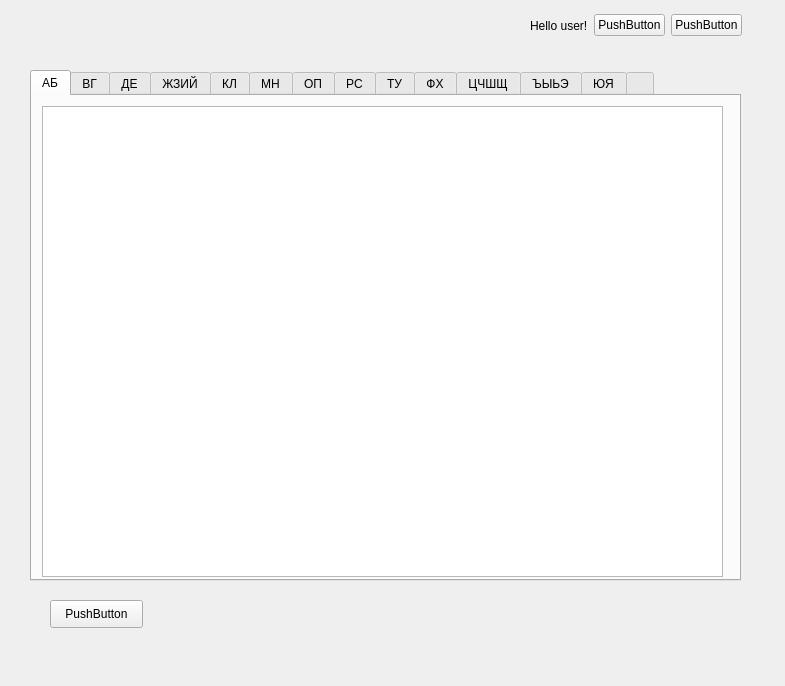
<?xml version="1.0" encoding="UTF-8"?>
<ui version="4.0">
 <class>MainWindow</class>
 <widget class="QMainWindow" name="MainWindow">
  <property name="geometry">
   <rect>
    <x>0</x>
    <y>0</y>
    <width>785</width>
    <height>686</height>
   </rect>
  </property>
  <property name="windowTitle">
   <string>MainWindow</string>
  </property>
  <widget class="QWidget" name="centralwidget">
   <widget class="QTabWidget" name="tabWidget">
    <property name="geometry">
     <rect>
      <x>30</x>
      <y>70</y>
      <width>711</width>
      <height>511</height>
     </rect>
    </property>
    <property name="currentIndex">
     <number>0</number>
    </property>
    <widget class="QWidget" name="tab">
     <attribute name="title">
      <string>АБ</string>
     </attribute>
     <widget class="QTableWidget" name="tableWidget">
      <property name="geometry">
       <rect>
        <x>10</x>
        <y>10</y>
        <width>681</width>
        <height>471</height>
       </rect>
      </property>
     </widget>
    </widget>
    <widget class="QWidget" name="tab_2">
     <attribute name="title">
      <string>ВГ</string>
     </attribute>
     <widget class="QTableWidget" name="tableWidget_2">
      <property name="geometry">
       <rect>
        <x>10</x>
        <y>10</y>
        <width>681</width>
        <height>471</height>
       </rect>
      </property>
     </widget>
    </widget>
    <widget class="QWidget" name="tab_3">
     <attribute name="title">
      <string>ДЕ</string>
     </attribute>
     <widget class="QTableWidget" name="tableWidget_3">
      <property name="geometry">
       <rect>
        <x>10</x>
        <y>10</y>
        <width>681</width>
        <height>471</height>
       </rect>
      </property>
     </widget>
    </widget>
    <widget class="QWidget" name="tab_4">
     <attribute name="title">
      <string>ЖЗИЙ</string>
     </attribute>
     <widget class="QTableWidget" name="tableWidget_4">
      <property name="geometry">
       <rect>
        <x>10</x>
        <y>10</y>
        <width>681</width>
        <height>471</height>
       </rect>
      </property>
     </widget>
    </widget>
    <widget class="QWidget" name="tab_5">
     <attribute name="title">
      <string>КЛ</string>
     </attribute>
     <widget class="QTableWidget" name="tableWidget_5">
      <property name="geometry">
       <rect>
        <x>10</x>
        <y>10</y>
        <width>681</width>
        <height>471</height>
       </rect>
      </property>
     </widget>
    </widget>
    <widget class="QWidget" name="tab_6">
     <attribute name="title">
      <string>МН</string>
     </attribute>
     <widget class="QTableWidget" name="tableWidget_6">
      <property name="geometry">
       <rect>
        <x>10</x>
        <y>10</y>
        <width>681</width>
        <height>471</height>
       </rect>
      </property>
     </widget>
    </widget>
    <widget class="QWidget" name="tab_7">
     <attribute name="title">
      <string>ОП</string>
     </attribute>
     <widget class="QTableWidget" name="tableWidget_7">
      <property name="geometry">
       <rect>
        <x>10</x>
        <y>10</y>
        <width>681</width>
        <height>471</height>
       </rect>
      </property>
     </widget>
    </widget>
    <widget class="QWidget" name="tab_8">
     <attribute name="title">
      <string>РС</string>
     </attribute>
     <widget class="QTableWidget" name="tableWidget_8">
      <property name="geometry">
       <rect>
        <x>10</x>
        <y>10</y>
        <width>681</width>
        <height>471</height>
       </rect>
      </property>
     </widget>
    </widget>
    <widget class="QWidget" name="tab_10">
     <attribute name="title">
      <string>ТУ</string>
     </attribute>
     <widget class="QTableWidget" name="tableWidget_9">
      <property name="geometry">
       <rect>
        <x>10</x>
        <y>10</y>
        <width>681</width>
        <height>471</height>
       </rect>
      </property>
     </widget>
    </widget>
    <widget class="QWidget" name="tab_9">
     <attribute name="title">
      <string>ФХ</string>
     </attribute>
     <widget class="QTableWidget" name="tableWidget_10">
      <property name="geometry">
       <rect>
        <x>10</x>
        <y>10</y>
        <width>681</width>
        <height>471</height>
       </rect>
      </property>
     </widget>
    </widget>
    <widget class="QWidget" name="tab_11">
     <attribute name="title">
      <string>ЦЧШЩ</string>
     </attribute>
     <widget class="QTableWidget" name="tableWidget_11">
      <property name="geometry">
       <rect>
        <x>10</x>
        <y>10</y>
        <width>681</width>
        <height>471</height>
       </rect>
      </property>
     </widget>
    </widget>
    <widget class="QWidget" name="tab_12">
     <attribute name="title">
      <string>ЪЫЬЭ</string>
     </attribute>
     <widget class="QTableWidget" name="tableWidget_12">
      <property name="geometry">
       <rect>
        <x>10</x>
        <y>10</y>
        <width>681</width>
        <height>471</height>
       </rect>
      </property>
     </widget>
    </widget>
    <widget class="QWidget" name="tab_13">
     <attribute name="title">
      <string>ЮЯ</string>
     </attribute>
     <widget class="QTableWidget" name="tableWidget_13">
      <property name="geometry">
       <rect>
        <x>10</x>
        <y>10</y>
        <width>681</width>
        <height>471</height>
       </rect>
      </property>
     </widget>
    </widget>
    <widget class="QWidget" name="tab_14">
     <attribute name="title">
      <string> </string>
     </attribute>
     <widget class="QTableWidget" name="tableWidget_14">
      <property name="geometry">
       <rect>
        <x>10</x>
        <y>10</y>
        <width>681</width>
        <height>471</height>
       </rect>
      </property>
     </widget>
    </widget>
   </widget>
   <widget class="QWidget" name="horizontalLayoutWidget">
    <property name="geometry">
     <rect>
      <x>530</x>
      <y>10</y>
      <width>212</width>
      <height>31</height>
     </rect>
    </property>
    <layout class="QHBoxLayout" name="horizontalLayout">
     <item>
      <widget class="QLabel" name="label">
       <property name="text">
        <string>Hello user!</string>
       </property>
      </widget>
     </item>
     <item>
      <widget class="QPushButton" name="UserButton">
       <property name="text">
        <string>PushButton</string>
       </property>
      </widget>
     </item>
     <item>
      <widget class="QPushButton" name="ExitButton">
       <property name="text">
        <string>PushButton</string>
       </property>
      </widget>
     </item>
    </layout>
   </widget>
   <widget class="QPushButton" name="AddButton">
    <property name="geometry">
     <rect>
      <x>50</x>
      <y>600</y>
      <width>93</width>
      <height>28</height>
     </rect>
    </property>
    <property name="text">
     <string>PushButton</string>
    </property>
   </widget>
  </widget>
 </widget>
 <resources/>
 <connections/>
</ui>
